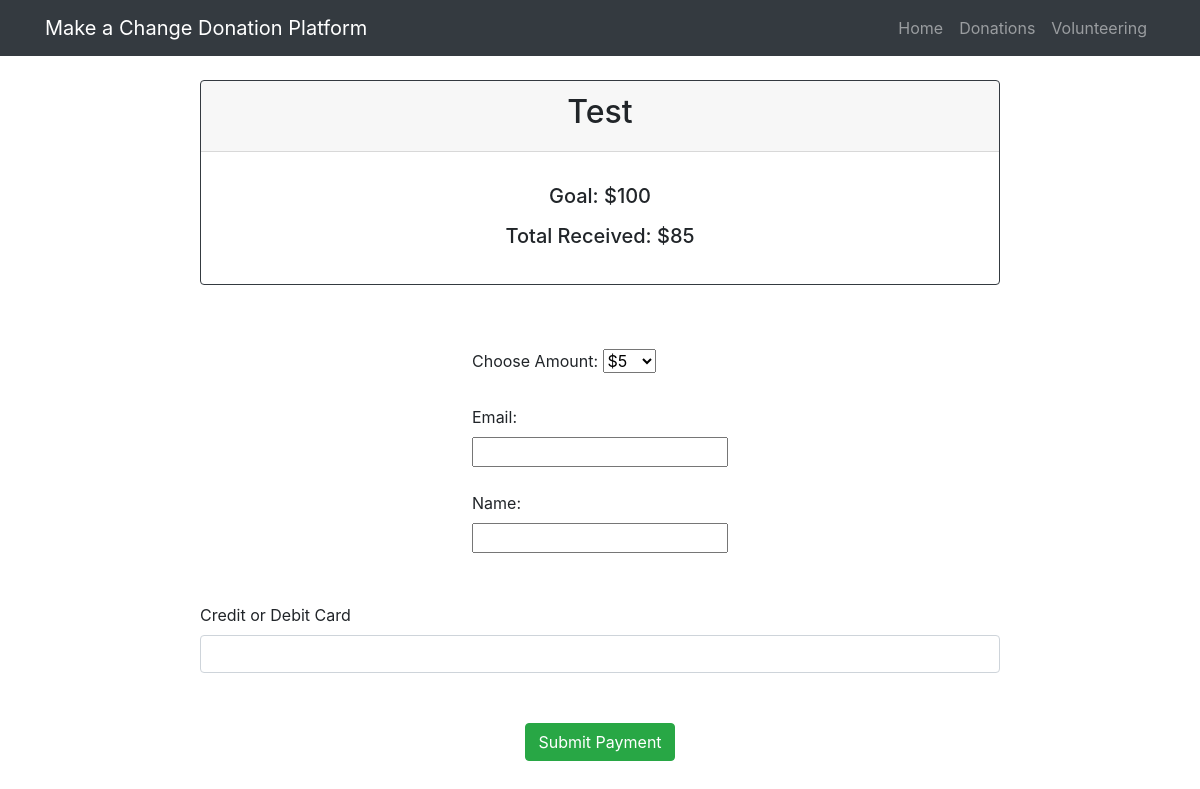
Page /makedonation/1 on the earlier database version.
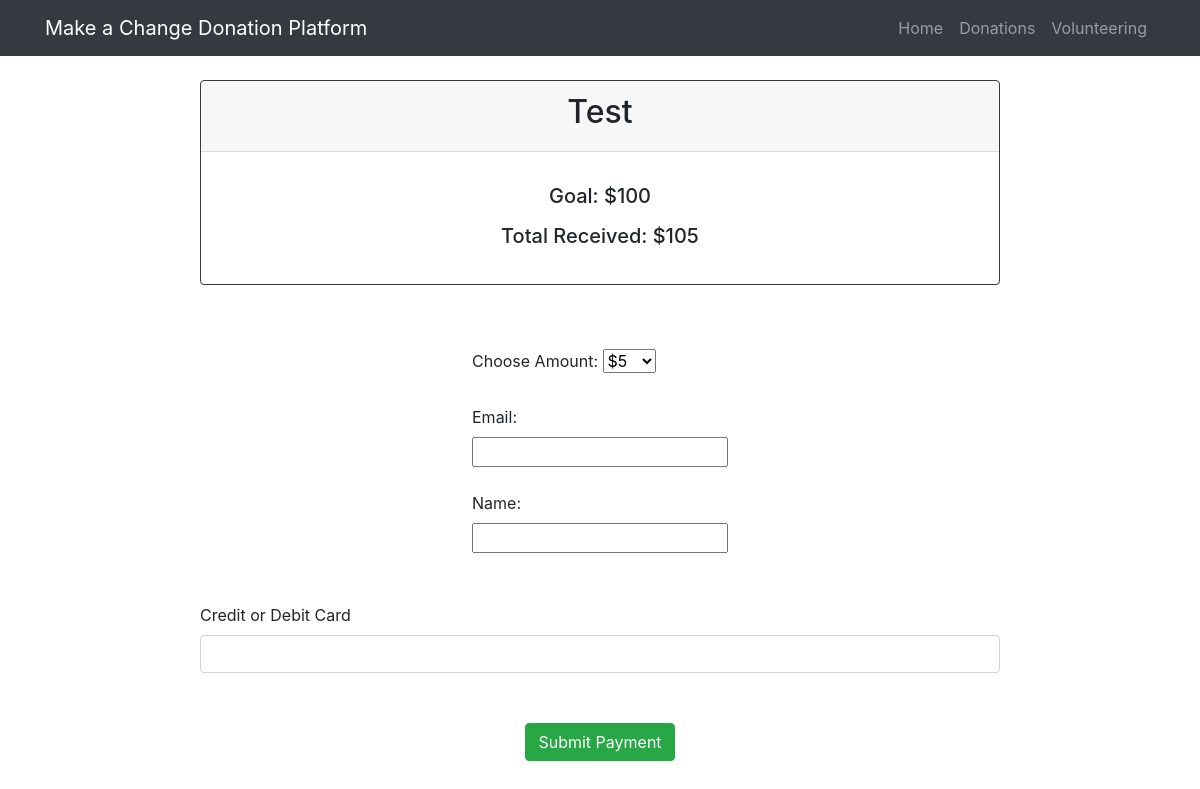
Same page on the later database version.
### donations/models.py (models this page shows, shortened)
class Donation(models.Model):
    name = models.CharField(max_length=50, default = "")
    description = models.CharField(max_length=500, default = "")
    goal = models.IntegerField(default = 0)
    total = models.IntegerField(default = 0)
    end_date = models.DateField(default = datetime.date.today)
    creator = models.CharField(max_length=50, default = "")

### donations/views.py (the view)
# urls.py: path('makedonation/<int:pk>', views.MakeDonationView.as_view(), name="makedonation"),
class MakeDonationView(generic.ListView):
    template_name = 'donations/makedonation.html'
    context_object_name = 'donation'
    def get_queryset(self, *args, **kwargs):
        return Donation.objects.filter(id=self.kwargs['pk'])

### donations/templates/donations/makedonation.html (shortened to what this page needs)
{% extends 'donations/base.html' %}
{% block content %}
	<div id="container">
		<br>
		<div class = "d-flex justify-content-center">
		<div class="card border-dark mb-3 text-center" style="width: 50rem;">
			<div class="card-header">
				{% for item in donation %}
				<h2>{{item.name}}</h2>
				{% endfor %}
			</div>
			<div class="card-body">
			  <h5 class="card-title">
				{% for item in donation %}
				<h5>Goal: ${{item.goal}}</h5>
				{% endfor %}
			  </h5>
			  <p class="card-text">
				{% for item in donation %}
				<h5>Total Received: ${{item.total}}</h5>
				{% endfor %}
			  </p>
			</div>
		  </div>
		</div>
        <div class="d-flex justify-content-center" >
			{% for item in donation %}
			<form action="{% url 'donations:charge' item.pk %}" method="post" id="payment-form">
			{% endfor %}
				<br>
				<br>
				<div class="form-field-12">
					<label for="amount">Choose Amount:</label>
					<select required name="amount" id="amount">
					  <option selected value="5">$5</option>
					</select>
				</div>
				<br>
				<label>Email</label>:
				<div class="form-field-6">
					<input required type="text" name="email" value={{user.email}}>
				</div>
				<br>
				<label>Name</label>:
				<div class="form-field-6">
					<input required type="text" name="name" value={{user.username}}>
				</div>
		</div>
		<div class="d-flex justify-content-left" style="margin: 50px 200px 0px 200px">
		<label for="card-element">
			Credit or Debit Card
		</label>
		</div>
			  <div class="d-flex justify-content-center" style="margin: 0px 200px 50px 200px">
				<div id="card-element" class ="form-control">
				</div>
			  </div>
            <div class= "d-flex justify-content-center">
				<input  class="btn btn-success" type="submit" value="Submit Payment" name="">
			</div>
			<br><br><br>
	</div>
{% endblock %}

Differences in the rows shown:
changed Donation "Test": total "85" → "105"
